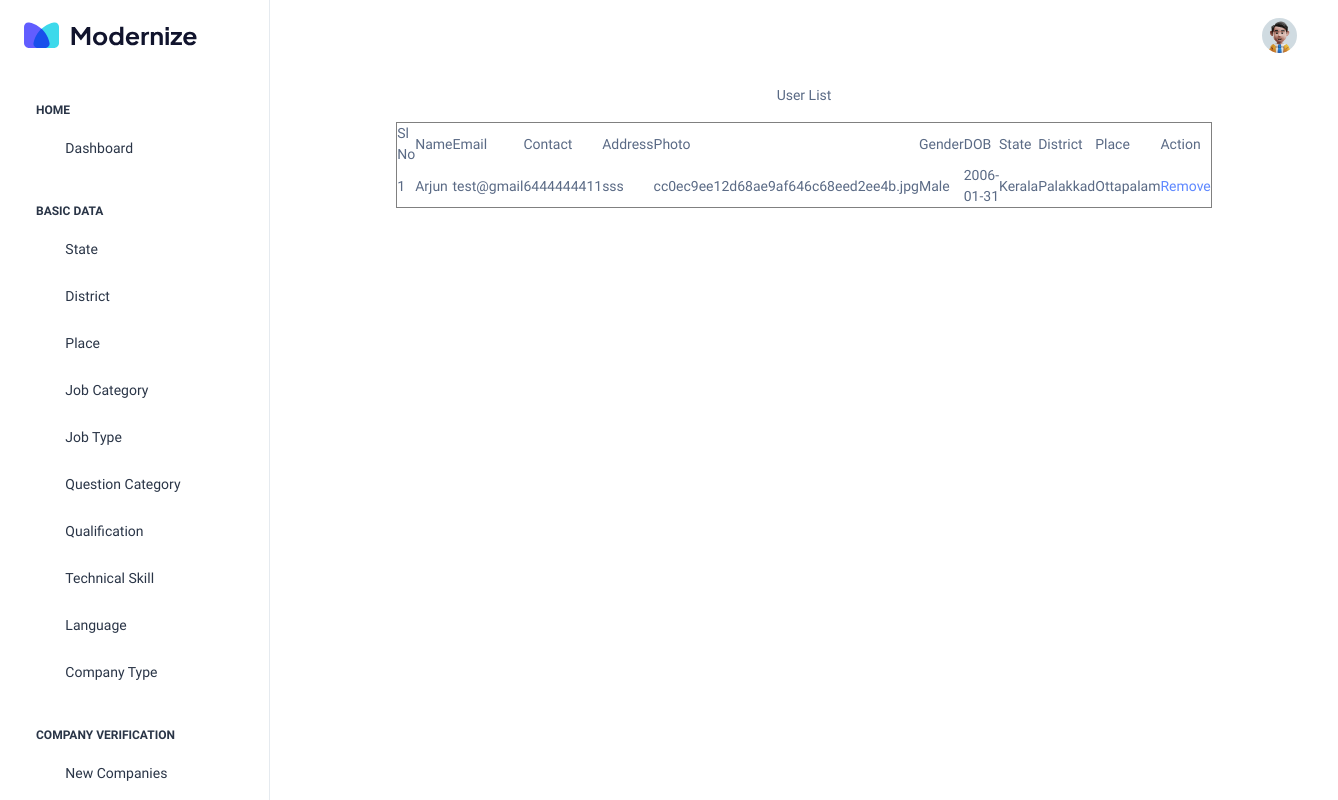
/Project/Admin/Userlist.php, run on an earlier commit of the app's database.
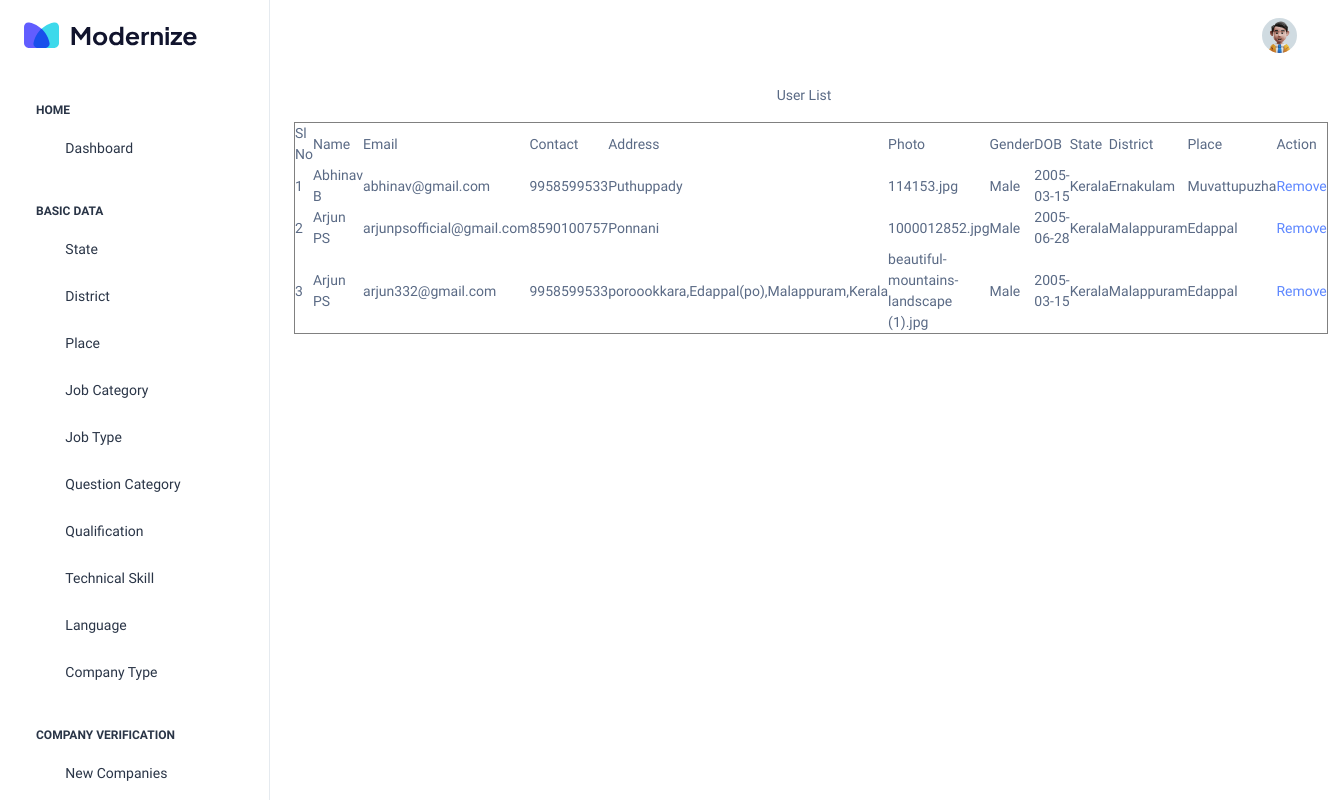
And on a later commit of the database.
### tables this page shows
CREATE TABLE `tbl_user` (
  `user_id` int(11) NOT NULL,
  `user_name` varchar(30) NOT NULL,
  `user_email` varchar(50) NOT NULL,
  `user_contact` varchar(50) NOT NULL,
  `user_address` varchar(300) NOT NULL,
  `user_photo` varchar(300) NOT NULL,
  `user_idproofnumber` varchar(50) NOT NULL,
  `user_idproof` varchar(200) NOT NULL,
  `user_gender` varchar(50) NOT NULL,
  `user_dob` varchar(50) NOT NULL,
  `user_password` varchar(50) NOT NULL,
  `user_status` int(11) NOT NULL DEFAULT 0,
  `place_id` int(11) NOT NULL
);

CREATE TABLE `tbl_state` (
  `state_id` int(11) NOT NULL,
  `state_name` varchar(30) NOT NULL,
  `state_status` int(11) NOT NULL DEFAULT 0
);

CREATE TABLE `tbl_district` (
  `district_id` int(11) NOT NULL,
  `district_name` varchar(70) NOT NULL,
  `state_id` int(11) NOT NULL,
  `district_status` int(11) NOT NULL DEFAULT 0
);

CREATE TABLE `tbl_place` (
  `place_id` int(50) NOT NULL,
  `place_name` varchar(50) NOT NULL,
  `district_id` int(50) NOT NULL,
  `place_status` int(11) NOT NULL DEFAULT 0
);

### Project/Admin/Userlist.php (the view, shortened to what this page needs)
<?php
  include("../Assets/Connection/Connection.php");
  include("Header.php");
	?>
<!DOCTYPE html PUBLIC "-//W3C//DTD XHTML 1.0 Transitional//EN" "http://www.w3.org/TR/xhtml1/DTD/xhtml1-transitional.dtd">
<html xmlns="http://www.w3.org/1999/xhtml">
<head>
</head>
<body>
<form id="form1" name="form1" method="post" action="">
  <div align="center">
    <p>User List</p>
    <table width="200" border="1">
      <tr>
        <td>Sl No</td>
        <td>Name</td>
        <td>Email</td>
        <td>Contact</td>
        <td>Address</td>
        <td>Photo</td>
        <td>Gender</td>
        <td>DOB</td>
        <td>State</td>
        <td>District</td>
        <td>Place</td>
        <td>Action</td>
      </tr>
      <?php
	  $i=0;
       $selQry = "select * from tbl_user u inner join tbl_place p on u.place_id = p.place_id inner join tbl_district d on p.district_id = d.district_id inner join tbl_state s on d.state_id = s.state_id ORDER BY user_name ASC";
	   $row = $Con->query($selQry);
	 while($data=$row->fetch_assoc())
	 {
		$i++;
	   ?>
      <tr>
        <td><?php  echo $i?></td>
        <td><?php echo $data['user_name']?></td>
        <td><?php echo $data['user_email']?></td>
        <td><?php echo $data['user_contact']?></td>
        <td><?php echo $data['user_address']?></td>
        <td><?php echo $data['user_photo']?></td>
        <td><?php echo $data['user_gender']?></td>
        <td><?php echo $data['user_dob']?></td>
        <td><?php echo $data['state_name']?></td>
        <td><?php echo $data['district_name']?></td>
        <td><?php echo $data['place_name']?></td>
        <td>
          <?php
		 if($data['user_status']==0)
		 {
		 ?>
         <a href = "Userlist.php?rid=<?php echo $data['user_id']?>">Remove</a>
         <?php
		   }
	        elseif($data['user_status']==1)
		    {
			 echo "Removed";
		    }
		  else
		  {
			  echo "Temporary Unavilable";
		  }
			?>
        </td>
        <?php
	   }
		?>
      </tr>
    </table>
    <p>&nbsp;</p>
  </div>
</form>
</body>
</html>
<?php
include("Footer.php");
?>

What changed in the data, as far as the page shows it:
removed tbl_user: user_name "Arjun", user_email "test@gmail", user_contact "6444444411", user_address "sss", user_photo "cc0ec9ee12d68ae9af646c68eed2ee4b.jpg", user_gender "Male", user_dob "2006-01-31", tbl_state.state_name "Kerala", tbl_district.district_name "Palakkad", place.place_name "Ottapalam"
now on this page (row edited): tbl_user: user_name "Abhinav B", user_email "abhinav@gmail.com", user_contact "9958599533", user_address "Puthuppady", user_photo "114153.jpg", user_gender "Male", user_dob "2005-03-15", tbl_state.state_name "Kerala", tbl_district.district_name "Ernakulam", place.place_name "Muvattupuzha"
now on this page (row edited): tbl_user: user_name "Arjun PS", user_email "arjunpsofficial@gmail.com", user_contact "8590100757", user_address "Ponnani", user_photo "1000012852.jpg", user_gender "Male", user_dob "2005-06-28", tbl_state.state_name "Kerala", tbl_district.district_name "Malappuram", place.place_name "Edappal"
now on this page (row edited): tbl_user: user_name "Arjun PS", user_email "arjun332@gmail.com", user_contact "9958599533", user_address "poroookkara,Edappal(po),Malappuram,Kerala", user_photo "beautiful-mountains-landscape (1).jpg", user_gender "Male", user_dob "2005-03-15", tbl_state.state_name "Kerala", tbl_district.district_name "Malappuram", place.place_name "Edappal"
